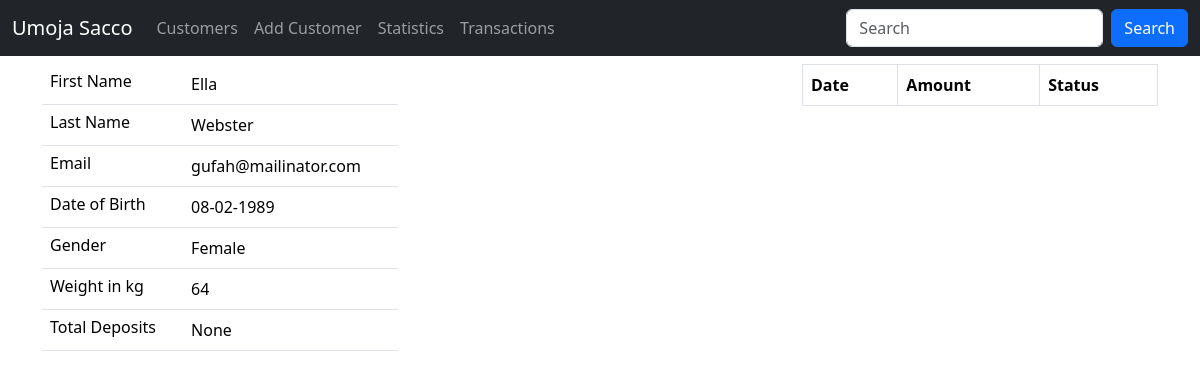
The app's page /customers/details/111, older data.
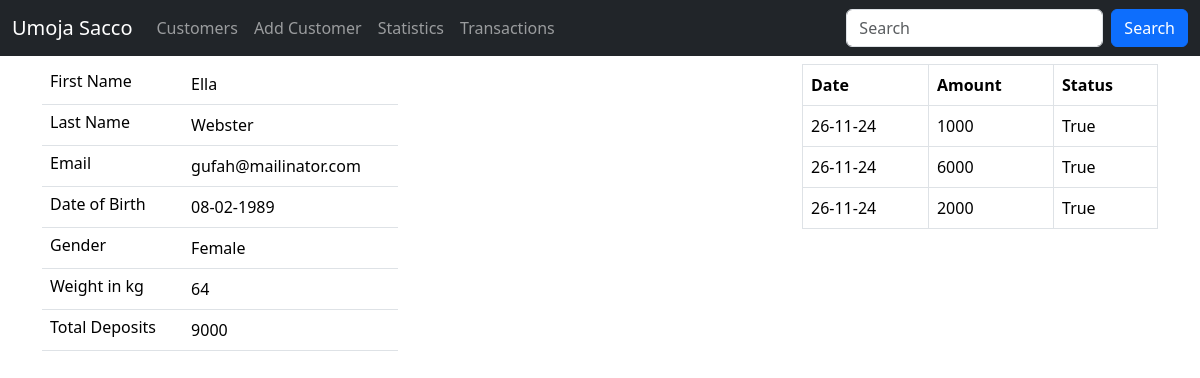
The same page, newer data.
### sacco/models.py (models this page shows, shortened)
class Customer(models.Model):
    first_name = models.CharField(max_length=60)
    last_name = models.CharField(max_length=60)
    email = models.EmailField(unique=True)
    dob = models.DateField()
    gender = models.CharField(max_length=11)
    weight = models.IntegerField(default=0)
    created_at = models.DateTimeField(auto_now_add=True)
    updated_at = models.DateField(auto_now=True)
    class Meta:
        db_table = 'customers'

class Deposits(models.Model):
    amount = models.IntegerField()
    status = models.BooleanField(default=False)
    customer = models.ForeignKey(Customer, on_delete=models.CASCADE)
    created_at = models.DateTimeField(auto_now_add=True)
    updated_at = models.DateField(auto_now=True)
    class Meta:
        db_table = 'deposits'

### sacco/views.py (the view)
# urls.py: path('customers/details/<int:customer_id>', views.customer_details, name='customer_details'),
def customer_details(request, customer_id):
    customer = Customer.objects.get(id=customer_id)
    deposits = Deposits.objects.filter(customer_id=customer_id)
    total = Deposits.objects.filter(customer=customer).filter(status=True).aggregate(Sum('amount'))["amount__sum"]
    return render(request, 'details.html', {"deposits": deposits, "customer": customer, 'total': total})

### templates/details.html (shortened to what this page needs)
{% extends 'layout.html' %}
{% load static %}
{% block content %}
    <div class="container">
        <div class="row mt-2">
            <div class="col-sm-4">
                <table class="table striped">
                    <tr>
                        <td class="h6">First Name</td>
                        <td>{{ customer.first_name }}</td>
                    </tr>
                    <tr>
                        <td class="h6">Last Name</td>
                        <td>{{ customer.last_name }}</td>
                    </tr>
                    <tr>
                        <td class="h6">Email</td>
                        <td>{{ customer.email }}</td>
                    </tr>
                    <tr>
                        <td class="h6">Date of Birth</td>
                        <td>{{ customer.dob | date:"d-m-Y"}}</td>
                    </tr>
                    <tr>
                        <td class="h6">Gender</td>
                        <td>{{ customer.gender }}</td>
                    </tr>
                    <tr>
                        <td class="h6">Weight in kg</td>
                        <td>{{ customer.weight }}</td>
                    </tr>
                    <tr>
                        <td class="h6">Total Deposits</td>
                        <td>{{ total }}</td>
                    </tr>
                </table>
            </div>
            <div class="col-sm-4">
            </div>
            <div class="col-sm-4">
                <table class="table table-bordered">
                    <tr>
                        <th>Date</th>
                        <th>Amount</th>
                        <th>Status</th>
                    </tr>
                    {% for depo in deposits %}
                        <tr>
                            <td>{{ depo.created_at | date:"d-m-y" }}</td>
                            <td>{{ depo.amount }}</td>
                            <td>{{ depo.status }}</td>
                        </tr>
                    {% endfor %}
                </table>
            </div>
        </div>
    </div>
{% endblock content %}

### templates/layout.html (shortened to what this page needs)
<!DOCTYPE html>
<html lang="en">
  <head>
    <link
      href="https://cdn.jsdelivr.net/npm/bootstrap@5.3.3/dist/css/bootstrap.min.css"
      rel="stylesheet"
    />
  </head>
  <body>
    <nav class="navbar navbar-expand-sm navbar-dark bg-dark">
      <div class="container-fluid">
        <a class="navbar-brand" href="">Umoja Sacco</a>
        <div class="collapse navbar-collapse" id="mynavbar">
          <ul class="navbar-nav me-auto">
            <li class="nav-item">
              <a class="nav-link" href=" {% url 'customers' %} " >Customers</a>
            </li>
            <li class="nav-item">
              <a class="nav-link" href="{% url 'add_customer' %}">Add Customer</a>
            </li>
            <li class="nav-item">
              <a class="nav-link" href="#">Statistics</a>
            </li>
            <li class="nav-item">
              <a class="nav-link" href="#">Transactions</a>
            </li>
          </ul>
          <form class="d-flex" method="get" action="{% url 'search_customer' %}">
            <input class="form-control me-2" type="text"  name="search"   placeholder="Search" />
            <button class="btn btn-primary" type="submit">Search</button>
          </form>
        </div>
      </div>
    </nav>
    {% block content %}
    {% endblock content %}
  </body>
</html>

Row changes from the older to the newer data that the page shows:
added Deposits: created_at "26-11-24", amount "1000", status "True"
added Deposits: created_at "26-11-24", amount "6000", status "True"
added Deposits: created_at "26-11-24", amount "2000", status "True"
Text that changed along with them:
{{ total }}: "None" → "9000"
